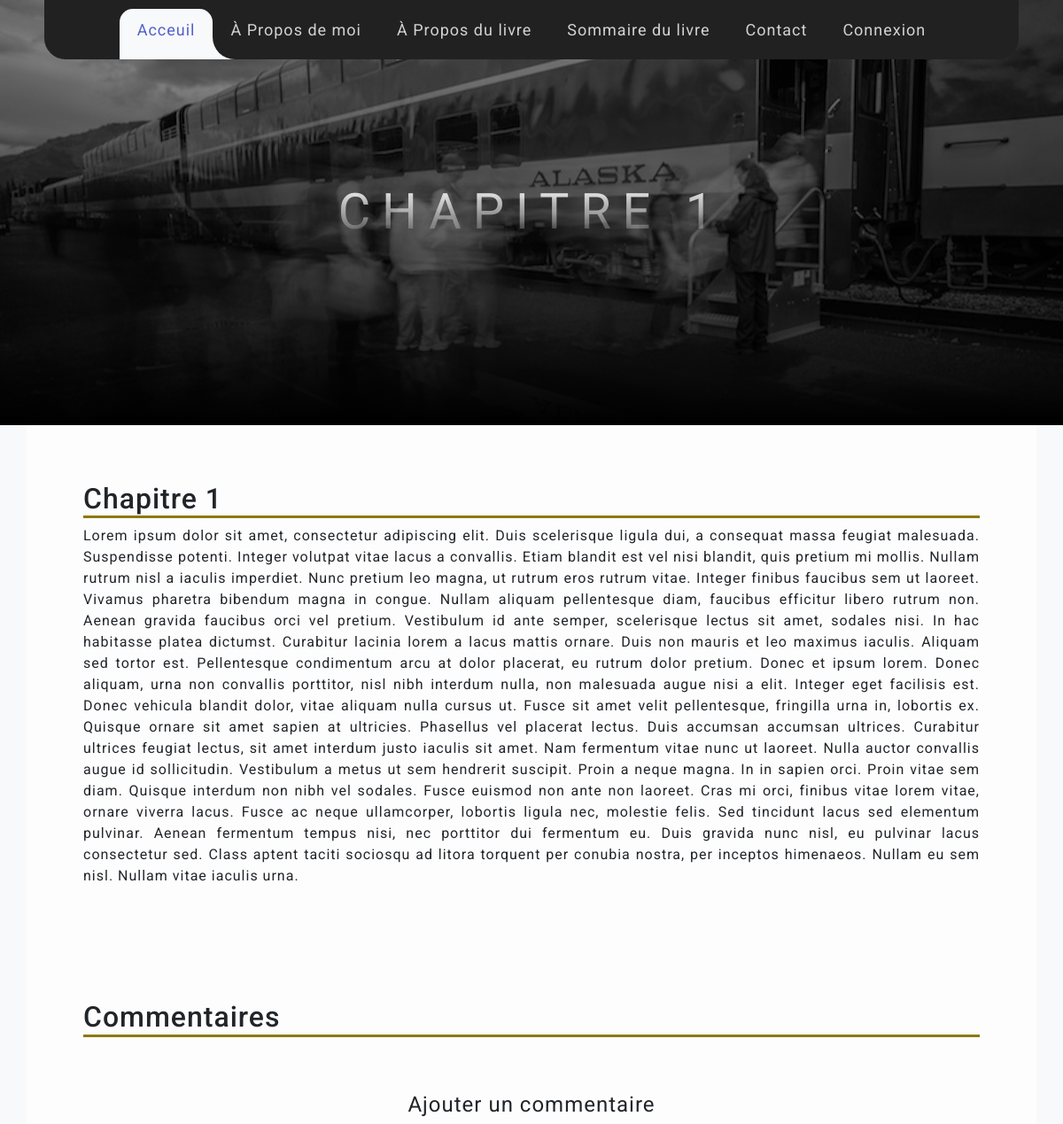
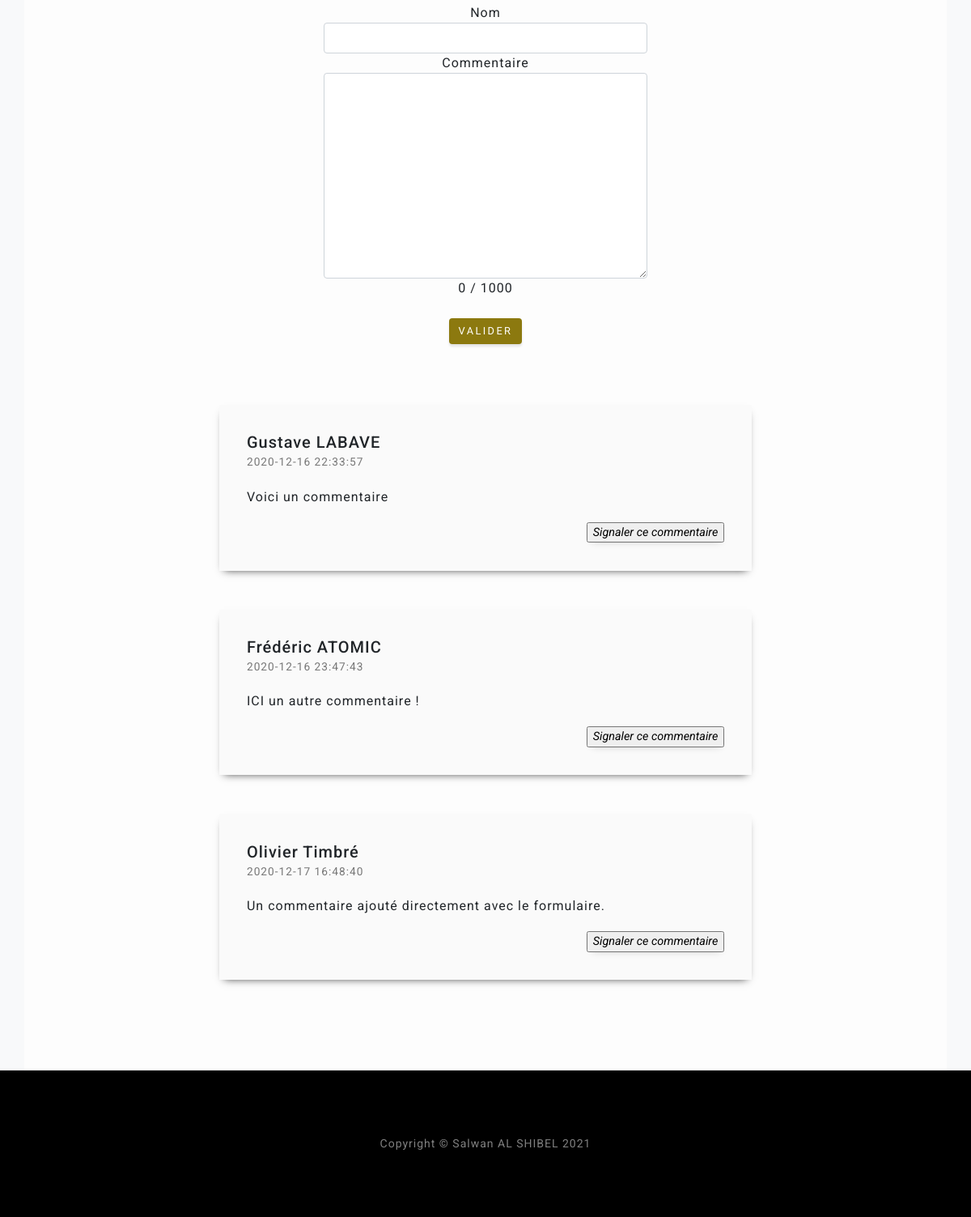
The page /articles/chapitre/1 on the database as committed earlier (2 pictures, top to bottom).
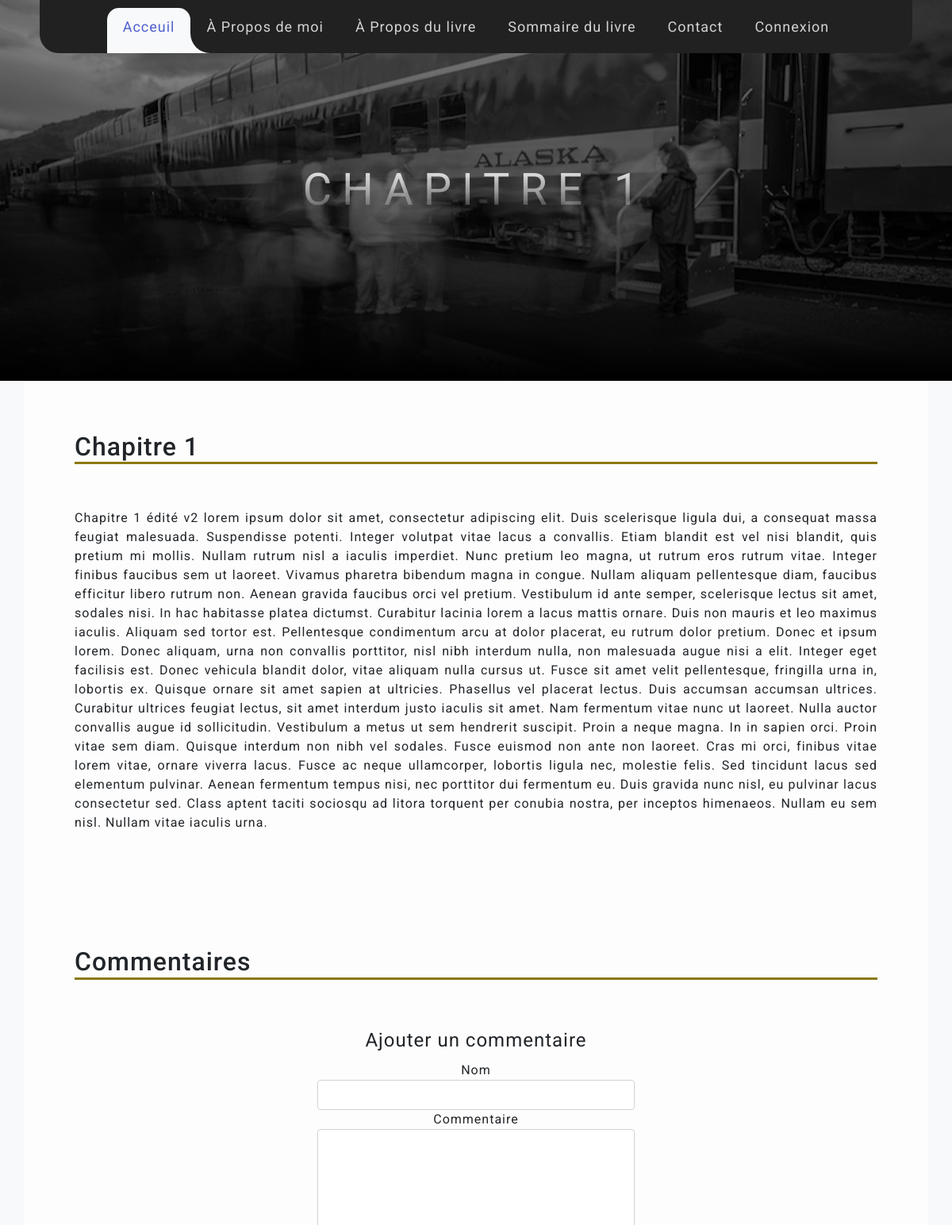
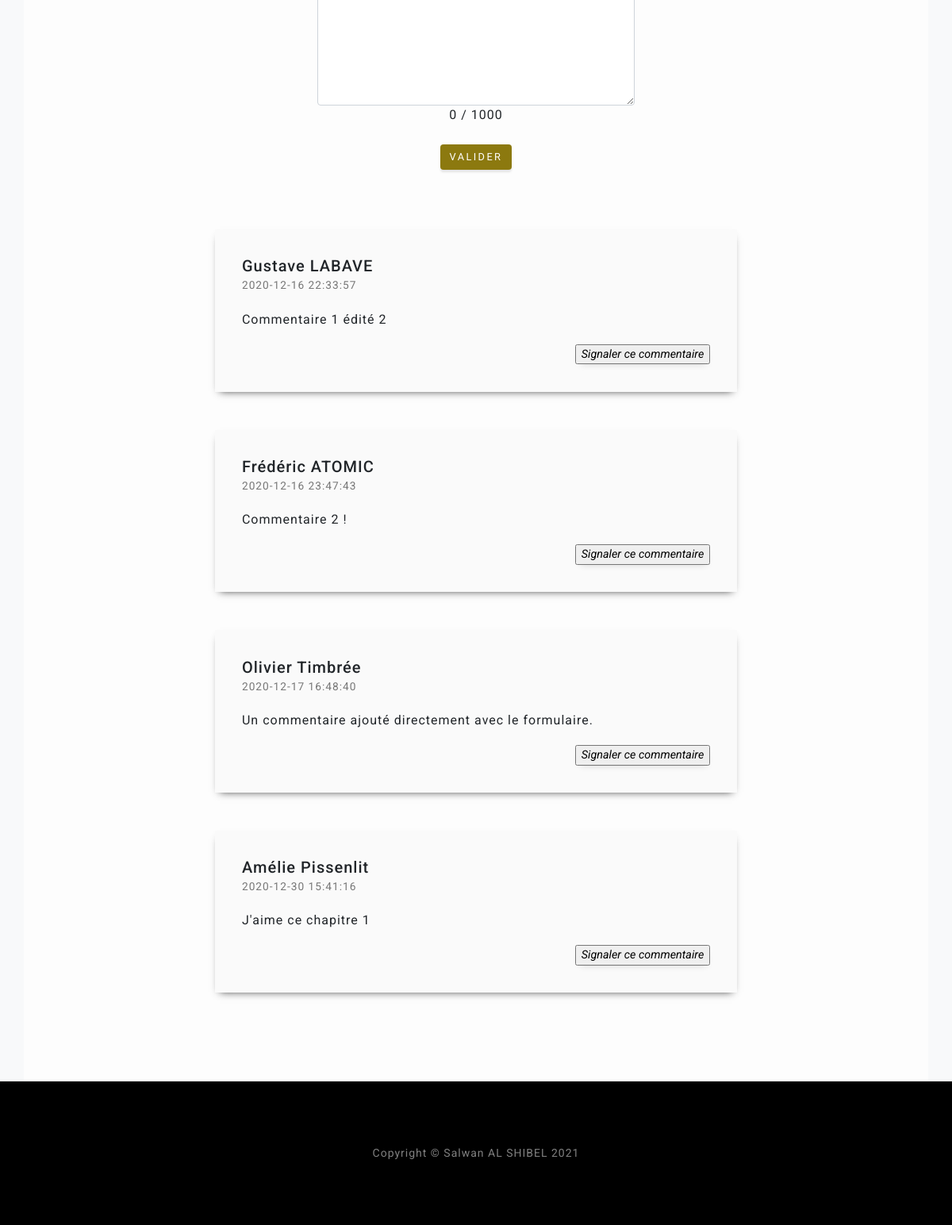
The same page on the database as committed later (2 pictures, top to bottom).
### tables this page shows
CREATE TABLE IF NOT EXISTS `posts` (
  `id` int NOT NULL AUTO_INCREMENT,
  `create_date` datetime NOT NULL DEFAULT CURRENT_TIMESTAMP,
  `title` varchar(255) NOT NULL,
  `content` text NOT NULL,
  PRIMARY KEY (`id`)
);

CREATE TABLE IF NOT EXISTS `comments` (
  `id` int NOT NULL AUTO_INCREMENT,
  `name` varchar(255) NOT NULL,
  `create_date` datetime NOT NULL DEFAULT CURRENT_TIMESTAMP,
  `comment` text NOT NULL,
  `post_id` int NOT NULL,
  `flag` tinyint DEFAULT '0',
  PRIMARY KEY (`id`)
);

### app/controllers/ArticlesController.php (called while the page is built, shortened)
<?php
class ArticlesController extends Controller
{
    public function chapitre($URLparams3){
        $article = $this->ModelArticles->findByChapterID($URLparams3);
        $comments = $this->ModelComments->findCommentsByPostID($URLparams3);
        $this->render('chapitre', compact('article', 'comments'));
    }
}

### index.php (called while the page is built, shortened)
<?php
    require ('app/controllers/Router.php');
    require_once (ROOT.'app/controllers/Controller.php');
    require_once (ROOT.'app/models/ModelMain.php');
    $router = new Router();
    $router->requestRoute();
?>

### app/models/ModelArticles.php (called while the page is built, shortened)
<?php
class ModelArticles extends ModelMain{
    public function __construct(){
        $this->table = "posts";
    }
    public function findByChapterID($id){
        $sql = "SELECT * FROM ". $this->table ." WHERE id= :id";
        $prepare = $this->_connection->prepare($sql);
        $prepare->execute(array(':id' => $id));
        return $prepare->fetch();
    }
}

### app/models/ModelMain.php (called while the page is built, shortened)
<?php
abstract class ModelMain
{
    private $host = "localhost";
    private $db_name = "jf_alaska";
    private $charset = "utf8";
    private $username = "root";
    private $password = "";
    public function getConnection(){
        try{
            $this->_connection = new PDO('mysql:host='.$this->host.';dbname='.$this->db_name.';charset='.$this->charset, $this->username, $this->password);
        }catch(PDOException $exception){
            echo 'Erreur : '. $exception->getMessage();
        }
    }
}

### app/models/ModelComments.php (called while the page is built, shortened)
<?php
class ModelComments extends ModelMain{
    public function __construct(){
        $this->table = "comments";
    }
    public function findCommentsByPostID($postID){
        $sql = "SELECT * FROM ". $this->table ." WHERE post_id= :postID";
        $prepare = $this->_connection->prepare($sql);
        $prepare->execute(array(':postID' => $postID));
        return $prepare->fetchAll();
    }
}

### app/views/chapitre.php (the view, shortened to what this page needs)
<header class="chaptershead">
    <div class="container d-flex h-100 align-items-center">
        <div class="mx-auto text-center">
            <h1 class="mx-auto my-5 text-uppercase" id="chptPageTitle"><?=$article['title']?></h1>
        </div>
    </div>
</header>
<div class= "chapterContent container-lg">
    <h2><?=$article['title']?></h2>
    <?=$article['content']?>
</div>
<div class= "commentaryContent container-lg">
    <h2>Commentaires</h2>
    <form method="post" action="../addComment" class="default-form">
        <legend>Ajouter un commentaire</legend>
        <div class="form-group">
            <label for="name">Nom</label><br />
            <input type="text" class="form-control" id="name" name="name" maxlength="255" required/>
        </div>
        <div class="form-group">
            <label for="comment">Commentaire</label><br />
            <textarea class="form-control" id="comment" name="comment" maxlength="1000" rows="10" required></textarea>
        </div>
        <div id="the-count">
            <span id="current">0</span>
            <span id="maximum">/ 1000</span>
        </div>
        <div class="form-group">
            <button type="submit" name="submit" class="btn btn-gold">Valider</button>
        </div>
    </form>
    <div class="container-xxl">
        <div class="row">
            <?php foreach($comments as $comment): ?>
                <div class="row row-cols-1 comment">
                    <div class="col-md-8 commentDiv">
                        <div class="mb-15">
                            <h5 class="mb-0"><?=$comment['name']?></h5>
                            <span class="g-color-gray-dark-v4 g-font-size-12"><?=$comment['create_date']?></span>
                        </div>
                        <div class="mb-15 comment-text">
                            <?=$comment['comment']?>
                        </div>
                        <div class="mb-15 comment-flag">
                            <form method="post" action="../flagComment">
                                <div>
                                    <input id='flagBtn' type="submit" onclick="return confirm('Attention vous vous apprêtez à signaler un commentaire. Continuer ?');" value="Signaler ce commentaire"/>
                                </div>
                            </form>
                        </div>
                    </div>
                </div>
            <?php endforeach; ?>
        </div>
    </div>
</div>

### app/controllers/Router.php (shortened to what this page needs)
<?php
class Router
{
    public function requestRoute (){
        try
        {
            if(isset($_GET['url'])) {
                $url = rtrim($_GET['url'], '/');
                $url = filter_var($url, FILTER_SANITIZE_URL);
                $url = explode('/', $url);
                $controller = ucfirst($url[0]);
                $controllerClass = $controller."Controller";
                $controllerFile = ROOT.'app/controllers/'.$controllerClass.'.php';
                $action = isset($url[1]) ? $url[1] : 'index';
                $controllerObject = '';
                if(file_exists($controllerFile)){
                    $controllerObject = new $controllerClass();
                }
                if(method_exists($controllerObject, $action)){
                    unset($url[0]);
                    unset($url[1]);
                    call_user_func_array([$controllerObject, $action], $url);
                } else {
                    throw new Exception("Erreur: la page demandée n'existe pas");
                }
            }else{
                require_once(ROOT.'app/controllers/HomeController.php');
                $controllerObject = new HomeController();
                $controllerObject->index();
            }
        }
        catch(Exception $e)
        {
            $errorMsg = $e->getMessage();
            require_once(ROOT.'app/controllers/ErrorController.php');
            $controllerObject = new ErrorController();
            $controllerObject->index();
        }
    }
}

### app/controllers/Controller.php (shortened to what this page needs)
<?php
abstract class Controller
{
    public function render($viewName, array $data =[]){
        extract($data);
        require_once(ROOT.'app/views/'. $viewName .'.php');
        $content = ob_get_clean();
        if (stripos($viewName, 'admin') !== FALSE){
            require_once(ROOT.'app/views/layouts/defaultAdmin.php');
        }
        else
        require_once(ROOT.'app/views/layouts/default.php');
    }
}

### app/views/layouts/default.php (shortened to what this page needs)
<!DOCTYPE html>
<html lang="fr">
    <?php require_once (ROOT.'app/views/head.php')?>
<body id="page-top">
    <?php require_once (ROOT.'app/views/navBar.php')?>
    <section id="content"><?= $content ?></section>
    <?php require_once (ROOT.'app/views/footer.php')?>
</body>
</html>

### app/views/head.php (shortened to what this page needs)
<head>
    <link href="/public/css/bootstrap.min.css" rel="stylesheet">
    <link href="/public/css/style.css" rel="stylesheet">
    <link rel="stylesheet" href="https://cdn.jsdelivr.net/npm/bootstrap-icons@1.3.0/font/bootstrap-icons.css">
</head>

### app/views/navBar.php (shortened to what this page needs)
<nav class="navbar navbar-expand-lg navbar-mainbg navbar-light fixed-top" id="nav">
    <div id="navMarg">
        <div class="collapse navbar-collapse" id="navbarSupportedContent">
            <ul class="navbar-nav ml-auto">
                <div class="hori-selector"><div class="left"></div><div class="right"></div></div>
                <?php if(isset($_SERVER['REDIRECT_URL']) && $_SERVER['REDIRECT_URL'] == '/login') : ?>
                    <li class="nav-item active">
                        <a class="nav-link" href="/index.php#page-top"><i class="bi bi-arrow-left"></i>Retour à l'acceuil</a>
                    </li>
                <?php else: ?>
                    <li class="nav-item active">
                        <a class="nav-link" href="/index.php#page-top">Acceuil</a>
                    </li>
                    <li class="nav-item">
                        <a class="nav-link" href="index.php#about">À Propos de moi</a>
                    </li>
                    <li class="nav-item">
                        <a class="nav-link" href="/index.php#projects">À Propos du livre</a>
                    </li>
                    <li class="nav-item">
                        <a class="nav-link" href="/articles">Sommaire du livre</a>
                    </li>
                    <li class="nav-item">
                        <a class="nav-link" href="/index.php#signup">Contact</a>
                    </li>
                    <?php
                        if (isset($_SESSION["userRole"]) && $_SESSION["userRole"] == 'ADMIN'){
                            echo
                            '<li class="nav-item"><a class="nav-link" href="/admin">Espace Admin</a></li>
                            <li class="nav-item"><a class="nav-link" href="/logout">Déconnexion</a></li>';
                        } else {
                            echo '<li class="nav-item"><a class="nav-link" href="/login">Connexion</a></li>';
                        }
                    ?>
                <?php endif; ?>
            </ul>
        </div>
    </div>
</nav>

### app/views/footer.php (shortened to what this page needs)
<footer class="footer bg-black small text-center text-white-50">
    <div class="container">Copyright © Salwan AL SHIBEL 2021</div>
</footer>

### public/css/style.css (style rules this page uses)
:root { --main-btn-color: #526a80; --btn-gold: #8c790f; --rust: #cc5318; }
body { letter-spacing: 0.0625em; font-family: 'Roboto', sans-serif; }
* { margin: 0; padding: 0; }
.bg-black { background-color: #000000 !important; }
.btn { box-shadow: 0 0.1875rem 0.1875rem 0 rgba(0, 0, 0, 0.1) !important; font-size: 80%; font-family: "Varela Round", -apple-system, BlinkMacSystemFont, "Segoe UI", Roboto, "Helvetica Neue", Arial, sans-serif, "Apple Color Emoji", "Segoe UI Emoji", "Segoe UI Symbol", "Noto Color Emoji"; text-transform: uppercase; letter-spacing: 0.15rem; border: 0; }
.btn-gold { background-color: var(--btn-gold); color: white; }
#content { background-color: #f8f9fa; }
.navbar { margin: 0 50px 0 50px; border-radius: 0 0 1.5em 1.5em; }
#navMarg { margin: auto; }
.navbar-mainbg { background-color: #212122; padding: 0px; }
#navbarSupportedContent { overflow: hidden; position: relative; }
#navbarSupportedContent ul { padding: 0px; margin: 0px; }
#navbarSupportedContent li { list-style-type: none; float: left; }
#navbarSupportedContent ul li a { color: rgba(255, 255, 255, 0.80); text-decoration: none; font-size: 18px; display: block; padding: 20px 20px; transition-duration: 0.6s; transition-timing-function: cubic-bezier(0.68, -0.55, 0.265, 1.55); position: relative; }
#navbarSupportedContent>ul>li.active>a { color: #5161ce; background-color: transparent; transition: all 0.7s; }
.hori-selector { display: inline-block; position: absolute; height: 100%; top: 0px; left: 0px; transition-duration: 0.6s; transition-timing-function: cubic-bezier(0.68, -0.55, 0.265, 1.55); background-color: #f8f9fa !important; border-top-left-radius: 15px; border-top-right-radius: 15px; margin-top: 10px; }
.hori-selector .right, .hori-selector .left { position: absolute; width: 25px; height: 25px; background-color: #f8f9fa !important; bottom: 10px; }
.hori-selector .right { right: -25px; }
.hori-selector .right:before, .hori-selector .left:before { content: ''; position: absolute; width: 50px; height: 50px; border-radius: 50%; background-color: #212122; }
.hori-selector .right:before { bottom: 0; right: -25px; }
.chaptershead { position: relative; width: 100%; height: 20rem; padding: 15rem 0; background: linear-gradient(to bottom, rgba(0, 0, 0, 0.3) 0%, rgba(0, 0, 0, 0.7) 75%, #000000 100%), url("/public/images/alaska4.jpg"); background-position: center; background-repeat: no-repeat; background-attachment: scroll; background-size: cover; }
.chaptershead h1 { font-family: "Varela Round", -apple-system, BlinkMacSystemFont, "Segoe UI", Roboto, "Helvetica Neue", Arial, sans-serif, "Apple Color Emoji", "Segoe UI Emoji", "Segoe UI Symbol", "Noto Color Emoji"; font-size: 3.5rem; letter-spacing: 0.8rem; background: linear-gradient(rgba(255, 255, 255, 1), rgba(255, 255, 255, 0)); -webkit-text-fill-color: transparent; -webkit-background-clip: text; background-clip: text; }
.chapterContent { padding: 4em; text-align: justify; text-justify: distribute; background-color: #fdfdfd; }
.chapterContent p { padding-top: 3rem; }
.commentaryContent { padding: 4em; background-color: #fdfdfd; }
.commentaryContent h2, .chapterContent h2 { border-bottom: solid; border-color: var(--btn-gold); }
.comment { margin: 0 auto 3rem auto; }
.commentDiv { box-shadow: 0 5px 10px -6px rgba(0, 0, 0, 0.78); background-color: #fafafa !important; padding: 2.14286rem !important; margin: auto; }
.comment-text { margin: 1.2em 0; }
.comment-flag { text-align: end; }
.g-font-size-12 { font-size: 0.85714rem !important; }
.g-color-gray-dark-v4 { color: #777 !important; }
#flagBtn { padding: 0 0.4em; font-size: 0.9rem; box-shadow: dimgrey; box-shadow: 1px 5px 10px -6px rgba(0, 0, 0, 0.19); font-style: italic; }
.footer { padding: 5rem 0; }
.default-form { max-width: 500px; text-align: center; margin: auto; padding: 50px; }
.default-form button { margin: 2em; }

Rows that differ between the two databases and show on the page:
changed posts "CHAPITRE 1": content "Lorem ipsum dolor sit amet,…" → "Chapitre 1 édité v2 lorem ipsum dolor sit amet,…"
changed comments "Gustave LABAVE": comment "Voici un commentaire" → "Commentaire 1 édité 2"
changed comments "Frédéric ATOMIC": comment "ICI un autre commentaire !" → "Commentaire 2 !"
changed comments "Un commentaire ajouté directement avec le formulaire.": name "Olivier Timbré" → "Olivier Timbrée"
added comments: name "Amélie Pissenlit", create_date "2020-12-30 15:41:16", comment "J'aime ce chapitre 1"
